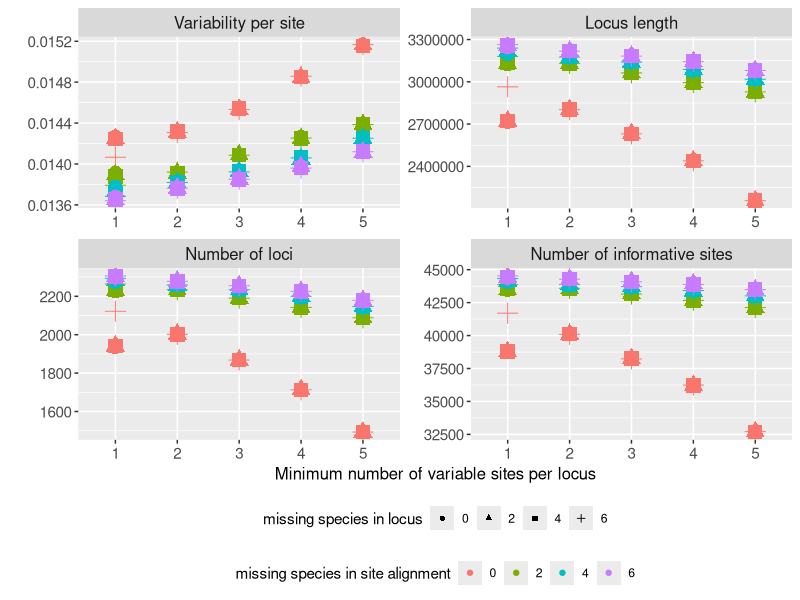
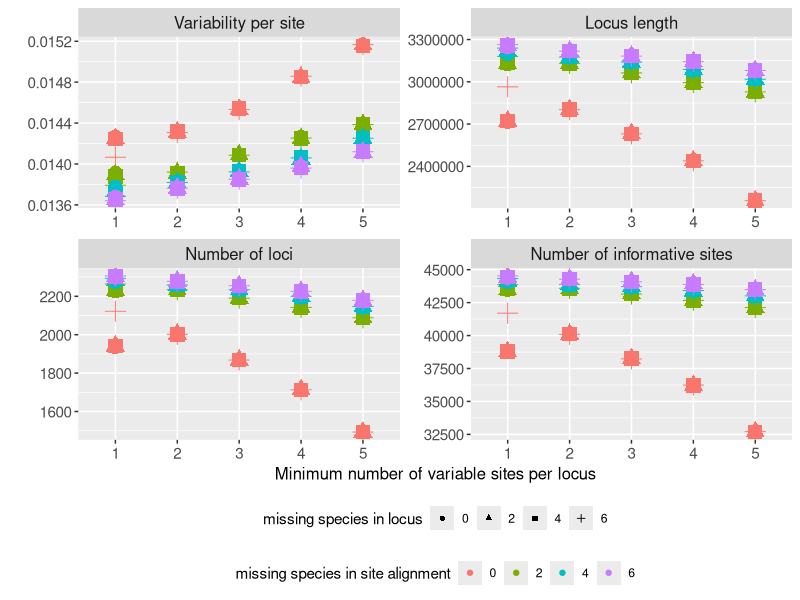

R code for these plots, in order:
library(tidyverse)

opt <- read.csv('Bur_optimize_markers.tsv', sep = ' ')

opt <- opt %>% separate_wider_delim(ALIGNMENT_INFO, '_m', names = c('old', 'm')) %>%
  separate_wider_delim('m', '.', names = c('m','txt')) %>% select(-old, -txt, -num_contigs)

opt <- opt %>% mutate(avg_var = num_pi_sites/contig_length) %>% pivot_longer(4:8)
opt$m <- factor(opt$m, levels=unique(opt$m))

# New facet label names
new.labs <- c("Variability per site", "Locus length", "Number of loci", "Number of informative sites")
names(new.labs) <- opt %>% filter(name != 'SISRS_sites') %>% pull(name) %>% unique() %>% sort()

opt %>% filter(name != 'SISRS_sites') %>% ggplot(aes(factor(THRESHOLD), value, color = m)) + 
  geom_point(aes(shape=factor(NUM_MISS), size = 3))+
  facet_wrap(~name, scales = "free", labeller = labeller(name = new.labs)) +
  labs(x = "Minimum number of variable sites per locus", y = "", color = "missing species in site alignment", shape = "missing species in locus") +
  theme(axis.text.x = element_text(size = 11), strip.text = element_text(size = 12), 
        axis.title.x = element_text(size = 12), axis.text.y = element_text(size = 11),
        legend.position="bottom", legend.box = "vertical") + 
  guides(size = FALSE)

ggsave("optimized_data_info.jpg", width = 6.5, height = 4.5, units = "in")
